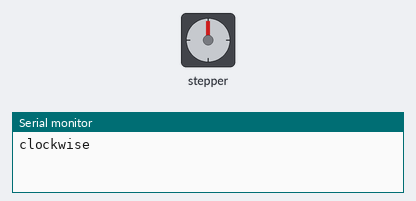
Bench run of a sketch on a simulated Arduino Uno, built with avr-gcc and run on an emulated ATmega328P. Parts: stepper motor, the last lines printed to the serial monitor. Stepper angles assume 2048 steps per turn.

Above: at 0.05 s.
At 2.15 s:
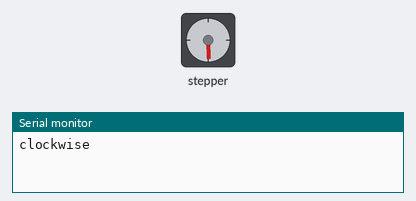
At 4.3 s:
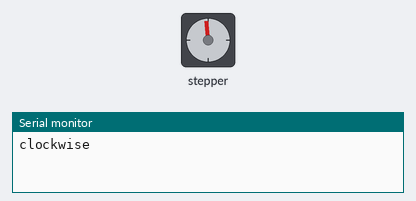
At 8.95 s:
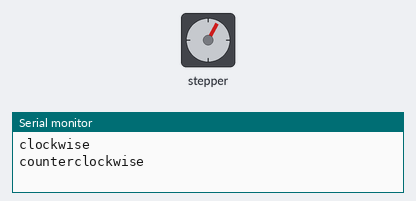
Timing chart, 0 to 12.5 s (numbered marks = the images above):
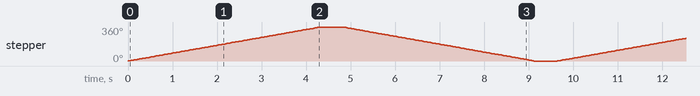

The sketch:

stepper_oneRevolution_adapted.ino
```cpp
/*
 Stepper Motor Control - one revolution

 Revisionato per i motori 5v 28YBJ-48 con controller board
 - http://arduino-info.wikispaces.com/SmallSteppers

 This program drives a unipolar or bipolar stepper motor.
 The motor is attached to digital pins 8 - 11 of the Arduino.

 The motor should revolve one revolution in one direction, then
 one revolution in the other direction.


 Created 11 Mar. 2007
 Modified 30 Nov. 2009
 by Tom Igoe

 */

#include <Stepper.h>

const int stepsPerRevolution = 2048;  // change this to fit the number of steps per revolution
// for your motor
//  2048 = 360deg = 32*64 in 4-step sequence as in Step Library
//  1025 = 180deg
//  512.5 = 90deg
//  5.6944 = 1deg

// initialize the stepper library on pins 8 through 11:
Stepper myStepper(stepsPerRevolution,8,10,9,11);
// Sequence is 1-3-2-4
// Valid values:  (8,10,11,9), (9,11,8,10), (10,8,9,11), and (11,9,10,8)
// 1N1 on pin 8
// 1N2 on pin 9
// 1N3 on pin 10
// 1N4 on pin 11
// powered via 5v
// Max speed is 14RPM @ 5v

void setup() {
  // set the speed at 60 rpm:
  myStepper.setSpeed(14); // Max speed is 14RPM @5v
  // initialize the serial port:
  Serial.begin(9600);
}

void loop() {
  // step one revolution  in one direction:
   Serial.println("clockwise");
  myStepper.step(stepsPerRevolution);
  delay(500);

   // step one revolution in the other direction:
  Serial.println("counterclockwise");
  myStepper.step(-stepsPerRevolution);
  delay(500);
}
```

Measured:
- by itself, stepper: turns 360° clockwise in 4.3 s, then 360° counter-clockwise in 4.3 s, repeating every 9.6 s
